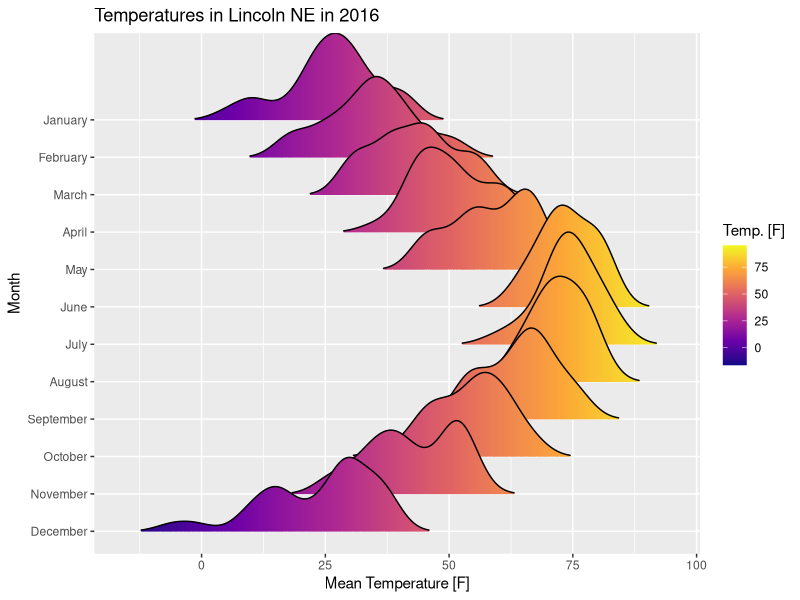
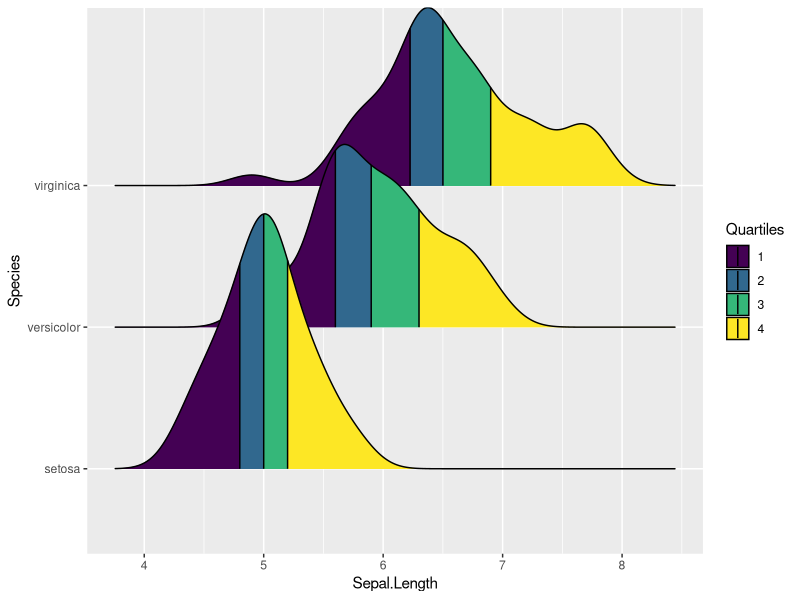
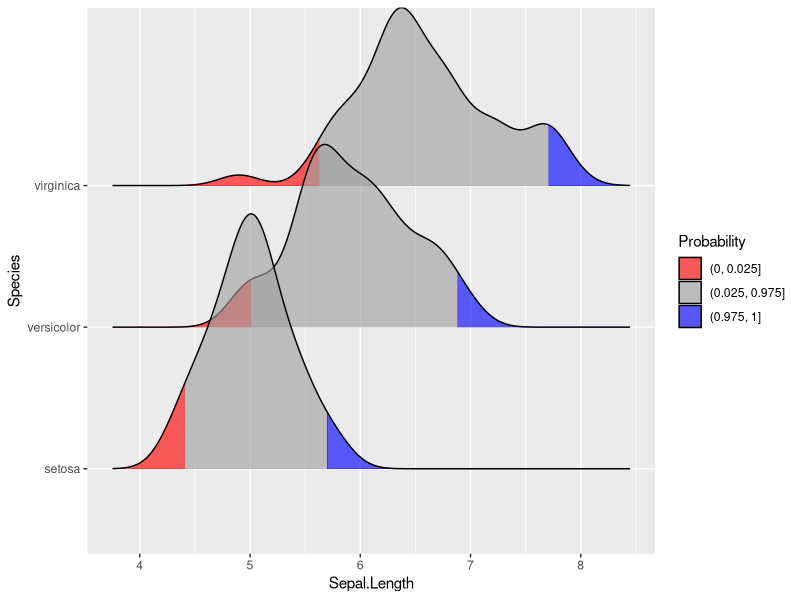
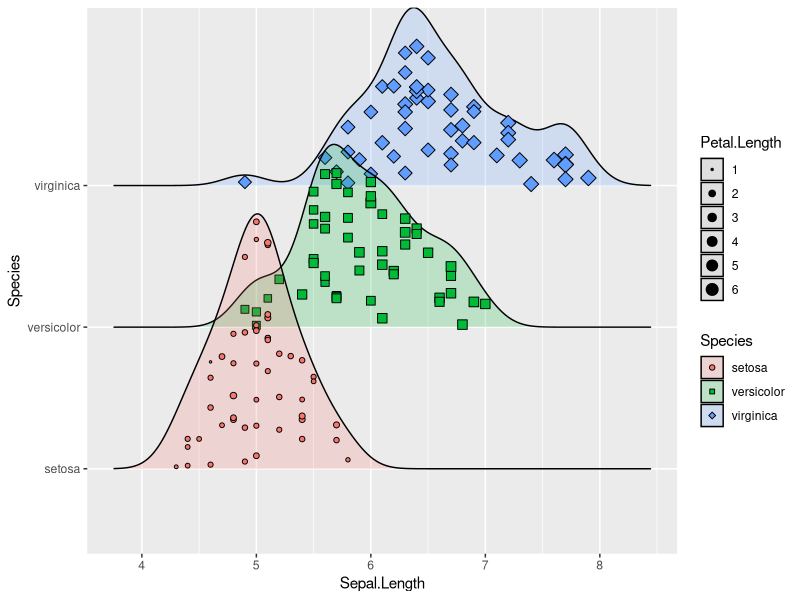
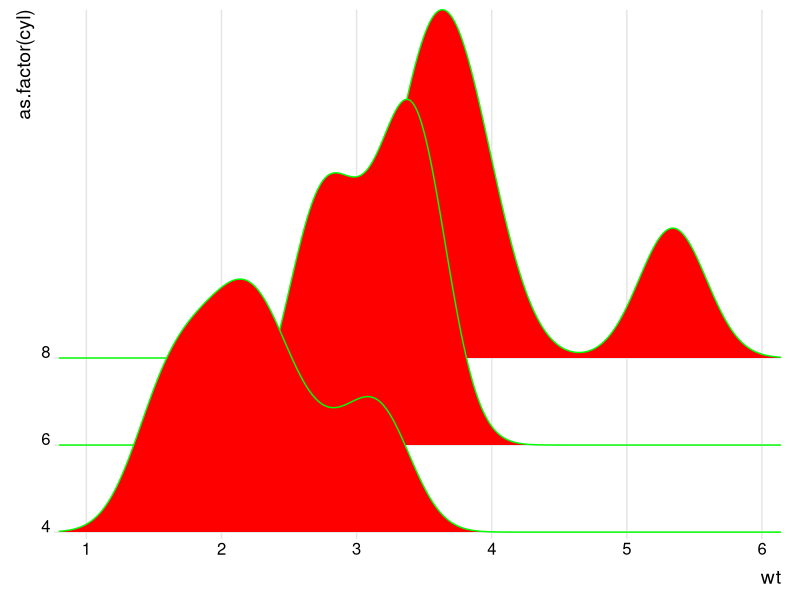

These figures' R source, in order:
library(ggridges)
library(ggplot2)

#rozklad sredniej temperatury w poszczegolnych miesiacach w Lincoln NE w 2016 
wyk_1 <- (
  ggplot(lincoln_weather, aes(x = `Mean Temperature [F]`, y = Month, fill = stat(x))) 
    +
    geom_density_ridges_gradient(scale = 3, rel_min_height = 0.01) 
    +
    scale_fill_viridis_c(name = "Temp. [F]", option = "C") 
    +
    labs(title = 'Temperatures in Lincoln NE in 2016')
)
x11();print(wyk_1)

#Pokolorowane po kwartylach 
wyk_2 <- (
  ggplot(iris, aes(x=Sepal.Length, y=Species, fill = factor(stat(quantile)))) 
  +
  stat_density_ridges(
    geom = "density_ridges_gradient", calc_ecdf = TRUE,
    quantiles = 4, quantile_lines = TRUE
  ) 
  +
  scale_fill_viridis_d(name = "Quartiles")
)
x11();print(wyk_2)

##rozklad prawdopodobienstwa 
wyk_3 <- (
  ggplot(iris, aes(x = Sepal.Length, y = Species, fill = factor(stat(quantile)))) 
  +
  stat_density_ridges(
    geom = "density_ridges_gradient",
    calc_ecdf = TRUE,
    quantiles = c(0.025, 0.975)
  ) 
  +
  scale_fill_manual(
    name = "Probability", values = c("#FF0000A0", "#A0A0A0A0", "#0000FFA0"),
    labels = c("(0, 0.025]", "(0.025, 0.975]", "(0.975, 1]")
  )
)
x11();print(wyk_3)

wyk_4 <- (
  ggplot(iris, aes(x = Sepal.Length, y = Species, fill = Species)) 
  +
  geom_density_ridges(
    aes(point_shape = Species, point_fill = Species, point_size = Petal.Length), 
    alpha = .2, point_alpha = 1, jittered_points = TRUE
  ) 
  +
  scale_point_color_hue(l = 40) + scale_point_size_continuous(range = c(0.5, 4)) 
  +
  scale_discrete_manual(aesthetics = "point_shape", values = c(21, 22, 23))
)

x11();print(wyk_4)


wyk_5 <- (
  ggplot(mtcars, aes(x =wt , y = as.factor(cyl))) 
  +
  geom_density_ridges(scale = 4, fill="red", colour="green") 
  +
  scale_y_discrete(expand = c(0.01, 0)) 
  +
  scale_x_continuous(expand = c(0, 0)) 
  +
  coord_cartesian(clip = "off") 
  +
  theme_ridges()
)
x11();print(wyk_5)




